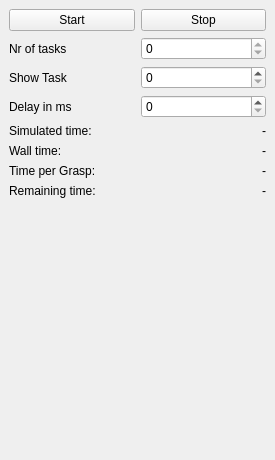
<?xml version="1.0" encoding="UTF-8"?>
<ui version="4.0">
 <class>BootstrapPlugin</class>
 <widget class="QDockWidget" name="BootstrapPlugin">
  <property name="geometry">
   <rect>
    <x>0</x>
    <y>0</y>
    <width>275</width>
    <height>460</height>
   </rect>
  </property>
  <property name="windowTitle">
   <string>DockWidget</string>
  </property>
  <widget class="QWidget" name="dockWidgetContents">
   <layout class="QVBoxLayout" name="verticalLayout_2">
    <item>
     <layout class="QVBoxLayout" name="verticalLayout">
      <item>
       <layout class="QGridLayout" name="gridLayout">
        <item row="1" column="0">
         <widget class="QPushButton" name="_startBtn">
          <property name="text">
           <string>Start</string>
          </property>
         </widget>
        </item>
        <item row="1" column="1">
         <widget class="QPushButton" name="_stopBtn">
          <property name="text">
           <string>Stop</string>
          </property>
         </widget>
        </item>
       </layout>
      </item>
      <item>
       <layout class="QGridLayout" name="gridLayout_2">
        <item row="0" column="1">
         <widget class="QSpinBox" name="_nrTaskSpinBox">
          <property name="readOnly">
           <bool>true</bool>
          </property>
         </widget>
        </item>
        <item row="0" column="0">
         <widget class="QLabel" name="label_2">
          <property name="text">
           <string>Nr of tasks</string>
          </property>
         </widget>
        </item>
        <item row="1" column="0">
         <widget class="QLabel" name="label_3">
          <property name="text">
           <string>Show Task</string>
          </property>
         </widget>
        </item>
        <item row="1" column="1">
         <widget class="QSpinBox" name="_showTaskSpinBox"/>
        </item>
        <item row="2" column="1">
         <widget class="QSpinBox" name="_delaySpin">
          <property name="maximum">
           <number>10000</number>
          </property>
         </widget>
        </item>
        <item row="2" column="0">
         <widget class="QLabel" name="label_4">
          <property name="text">
           <string>Delay in ms</string>
          </property>
         </widget>
        </item>
       </layout>
      </item>
      <item>
       <layout class="QHBoxLayout" name="horizontalLayout"/>
      </item>
      <item>
       <layout class="QFormLayout" name="formLayout">
        <item row="0" column="0">
         <widget class="QLabel" name="label_5">
          <property name="text">
           <string>Simulated time:</string>
          </property>
         </widget>
        </item>
        <item row="0" column="1">
         <widget class="QLabel" name="_simTimeLbl">
          <property name="text">
           <string>-</string>
          </property>
          <property name="alignment">
           <set>Qt::AlignRight|Qt::AlignTrailing|Qt::AlignVCenter</set>
          </property>
         </widget>
        </item>
        <item row="1" column="0">
         <widget class="QLabel" name="label_7">
          <property name="text">
           <string>Wall time:</string>
          </property>
         </widget>
        </item>
        <item row="1" column="1">
         <widget class="QLabel" name="_wallTimeLbl">
          <property name="text">
           <string>-</string>
          </property>
          <property name="alignment">
           <set>Qt::AlignRight|Qt::AlignTrailing|Qt::AlignVCenter</set>
          </property>
         </widget>
        </item>
        <item row="2" column="0">
         <widget class="QLabel" name="label_6">
          <property name="text">
           <string>Time per Grasp:</string>
          </property>
         </widget>
        </item>
        <item row="2" column="1">
         <widget class="QLabel" name="_timePerGraspLbl">
          <property name="text">
           <string>-</string>
          </property>
          <property name="alignment">
           <set>Qt::AlignRight|Qt::AlignTrailing|Qt::AlignVCenter</set>
          </property>
         </widget>
        </item>
        <item row="3" column="0">
         <widget class="QLabel" name="label_8">
          <property name="text">
           <string>Remaining time:</string>
          </property>
         </widget>
        </item>
        <item row="3" column="1">
         <widget class="QLabel" name="_timeToFinishLbl">
          <property name="text">
           <string>-</string>
          </property>
          <property name="alignment">
           <set>Qt::AlignRight|Qt::AlignTrailing|Qt::AlignVCenter</set>
          </property>
         </widget>
        </item>
       </layout>
      </item>
      <item>
       <spacer name="verticalSpacer">
        <property name="orientation">
         <enum>Qt::Vertical</enum>
        </property>
        <property name="sizeHint" stdset="0">
         <size>
          <width>20</width>
          <height>40</height>
         </size>
        </property>
       </spacer>
      </item>
     </layout>
    </item>
   </layout>
  </widget>
 </widget>
 <resources/>
 <connections/>
</ui>
